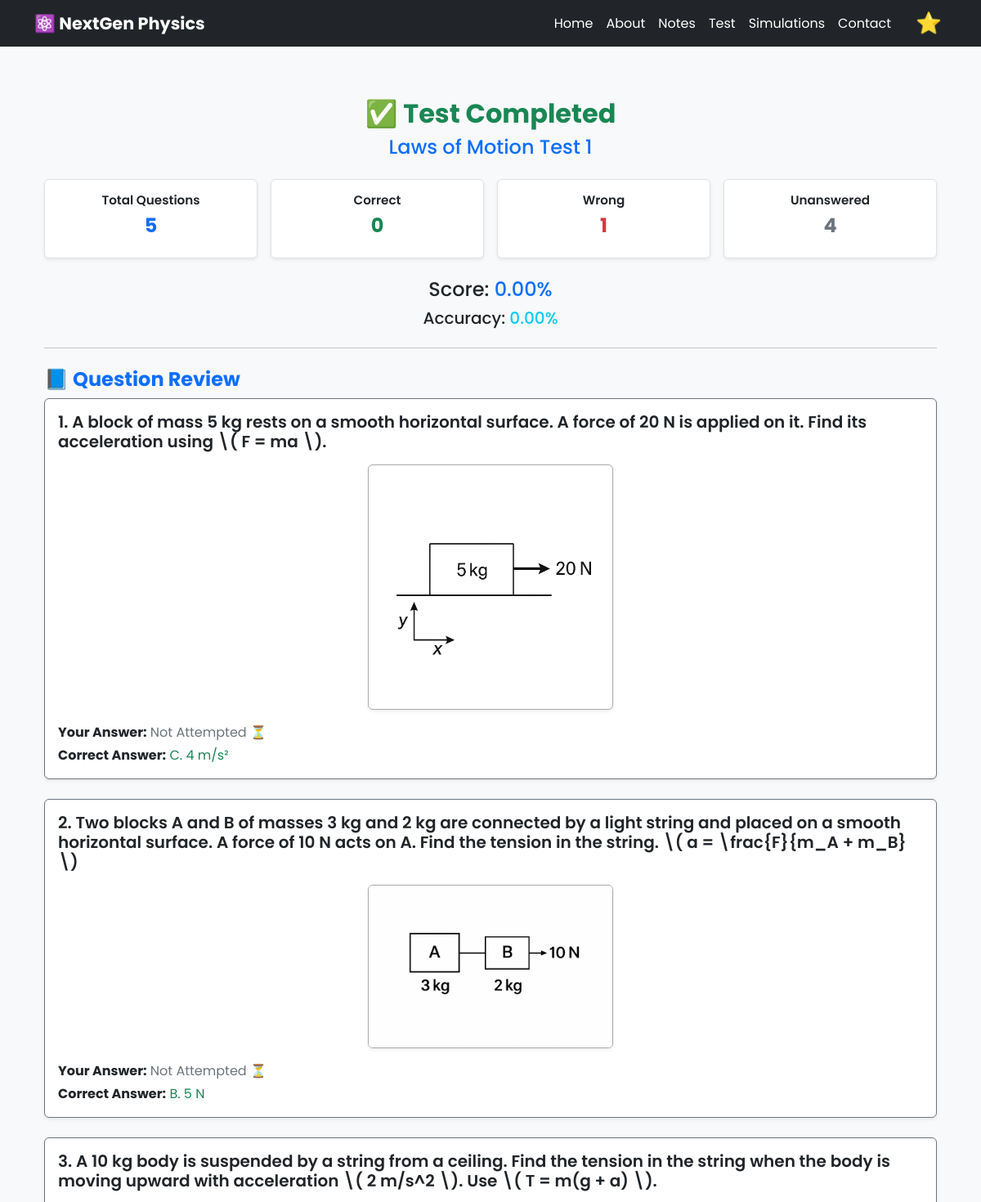
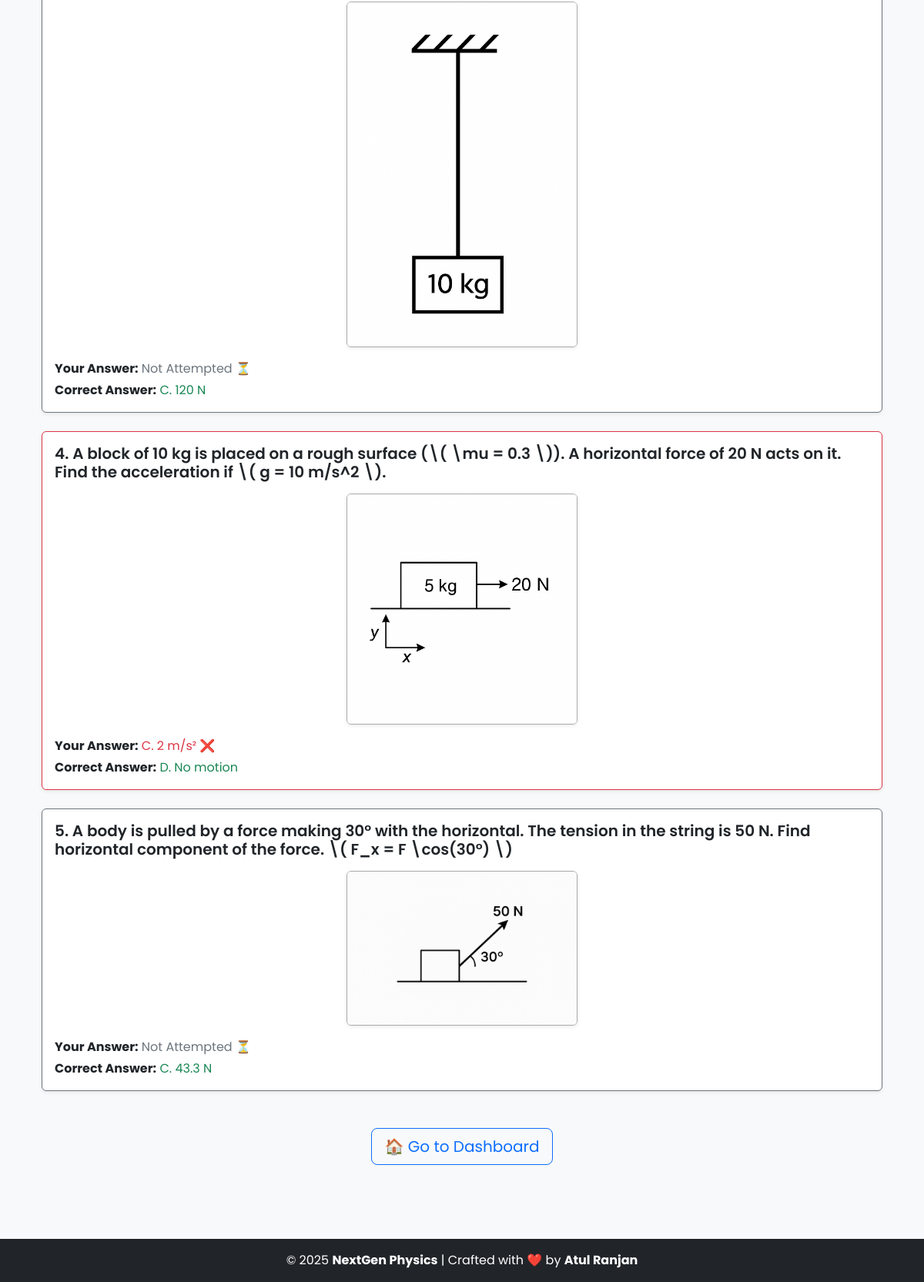
Page /result/44/ on the committed database (2 pictures, top to bottom).
### notes/models.py (models this page shows, shortened)
class PhysicsTest(models.Model):
    title = models.CharField(max_length=200)
    description = models.TextField(blank=True)
    date_created = models.DateTimeField(auto_now_add=True)

class TestResult(models.Model):
    session = models.OneToOneField(TestSession, on_delete=models.CASCADE)
    score = models.FloatField()
    accuracy = models.FloatField()
    details = models.JSONField()  # {q_id: {"selected": "B", "correct": "C", "time": 12}}

class Question(models.Model):
    test = models.ForeignKey(PhysicsTest, on_delete=models.CASCADE, related_name="questions")
    question_text = models.TextField()
    image = models.ImageField(upload_to='question_images/', blank=True, null=True)
    option_a = models.TextField()
    option_b = models.TextField()
    option_c = models.TextField()
    option_d = models.TextField()
    correct_option = models.CharField(max_length=1, choices=[
        ('A', 'A'),
        ('B', 'B'),
        ('C', 'C'),
        ('D', 'D'),
    ])

### notes/views.py (the view)
# urls.py: path('result/<int:session_id>/', views.view_result, name='view_result'),
def view_result(request, session_id):
    session = get_object_or_404(TestSession, id=session_id)
    result = get_object_or_404(TestResult, session=session)
    test = session.test
    reviewed_questions = []
    correct = wrong = unanswered = 0
    for q in test.questions.all():
        q_id = str(q.id)
        selected = result.details.get(q_id, {}).get("selected")
        correct_opt = result.details.get(q_id, {}).get("correct")
        options = {
            "A": q.option_a,
            "B": q.option_b,
            "C": q.option_c,
            "D": q.option_d,
        }
        selected_text = options.get(selected, None)
        correct_text = options.get(correct_opt, None)
        if selected is None:
            unanswered += 1
        elif selected == correct_opt:
            correct += 1
        else:
            wrong += 1
        reviewed_questions.append({
            "question": q,
            "selected": selected,
            "selected_text": selected_text,
            "correct": correct_opt,
            "correct_text": correct_text,
            "is_correct": selected == correct_opt if selected else False
        })
    context = {
        "session": session,
        "result": result,
        "test": test,
        "correct": correct,
        "wrong": wrong,
        "unanswered": unanswered,
        "total": test.questions.count(),
        "score": result.score,
        "accuracy": result.accuracy,
        "questions": reviewed_questions,
    }
    return render(request, "notes/result.html", context)

### notes/templates/notes/result.html (shortened to what this page needs)
{% extends "notes/base.html" %}
{% block content %}
<div class="container mt-4">
  <div class="text-center mb-4">
    <h2 class="text-success fw-bold">✅ Test Completed</h2>
    <h4 class="text-primary">{{ test.title }}</h4>
  </div>
  <div class="row mb-4 text-center g-3">
    <div class="col-md-3 col-6">
      <div class="p-3 result-card border rounded shadow-sm">
        <h6>Total Questions</h6>
        <h3 class="text-primary fw-bold">{{ total }}</h3>
      </div>
    </div>
    <div class="col-md-3 col-6">
      <div class="p-3 result-card border rounded shadow-sm">
        <h6>Correct</h6>
        <h3 class="text-success fw-bold">{{ correct }}</h3>
      </div>
    </div>
    <div class="col-md-3 col-6">
      <div class="p-3 result-card border rounded shadow-sm">
        <h6>Wrong</h6>
        <h3 class="text-danger fw-bold">{{ wrong }}</h3>
      </div>
    </div>
    <div class="col-md-3 col-6">
      <div class="p-3 result-card border rounded shadow-sm">
        <h6>Unanswered</h6>
        <h3 class="text-secondary fw-bold">{{ unanswered }}</h3>
      </div>
    </div>
  </div>
  <div class="text-center mb-4">
    <h4>Score: <span class="text-primary">{{ score|floatformat:2 }}%</span></h4>
    <h5>Accuracy: <span class="text-info">{{ accuracy|floatformat:2 }}%</span></h5>
  </div>
  <hr />
  <h4 class="mt-4 text-primary fw-bold">📘 Question Review</h4>
  {% for item in questions %}
  <div
    class="card mb-4 shadow-sm {% if item.is_correct %}border-success{% elif item.selected %}border-danger{% else %}border-secondary{% endif %}">
    <div class="card-body">
      <h5 class="fw-semibold">{{ forloop.counter }}. {{ item.question.question_text|safe }}</h5>
      {% if item.question.image %}
      <div class="text-center my-3">
        <img
          src="{{ item.question.image.url }}"
          alt="Question Image"
          class="result-image img-fluid rounded shadow-sm"
        />
      </div>
      {% endif %}
      <div class="mt-3">
        <p class="mb-1">
          <strong>Your Answer:</strong>
          {% if item.selected %}
            {% if item.is_correct %}
              <span class="text-success">
                {{ item.selected }}. {{ item.selected_text }} ✅
              </span>
            {% else %}
              <span class="text-danger">
                {{ item.selected }}. {{ item.selected_text }} ❌
              </span>
            {% endif %}
          {% else %}
            <span class="text-secondary">Not Attempted ⏳</span>
          {% endif %}
        </p>
        <p class="mb-0">
          <strong>Correct Answer:</strong>
          <span class="text-success">
            {{ item.correct }}. {{ item.correct_text }}
          </span>
        </p>
      </div>
    </div>
  </div>
  {% empty %}
  <p class="text-center text-muted mt-4">No questions found for this test.</p>
  {% endfor %}
<div class="text-center mt-5 mb-5">
  <a href="{% url 'dashboard' %}" class="btn btn-outline-primary btn-lg">
    🏠 Go to Dashboard
  </a>
</div>
{% endblock %}

### notes/templates/notes/base.html (style rules this page uses)
:root { --bg-color: #f8f9fa; --text-color: #212529; --card-bg: #ffffff; --nav-bg: #212529; --nav-text: #ffffff; }
body { font-family: "Poppins", sans-serif; background-color: var(--bg-color); color: var(--text-color); transition: background-color 0.4s ease, color 0.4s ease; animation: fadeIn 0.5s ease-in; }
.question-card, .result-card { background-color: var(--card-bg); color: var(--text-color); border-radius: 10px; transition: background-color 0.4s ease, color 0.4s ease; }
.question-card img, .result-image { display: block; margin: 15px auto; max-width: 420px; height: auto; border-radius: 8px; border: 1px solid #555; box-shadow: 0 0 8px rgba(0, 0, 0, 0.25); transition: transform 0.2s ease-in-out, filter 0.4s ease-in-out; }

### notes/templates/notes/result.html (style rules this page uses)
.result-card { background-color: var(--card-bg); color: var(--text-color); transition: background-color 0.4s ease, color 0.4s ease; }
.result-image { display: block; margin: 10px auto; width: auto !important; max-width: 300px !important; height: auto; border: 1px solid #aaa; border-radius: 8px; box-shadow: 0 0 10px rgba(168, 23, 23, 0.2); transition: transform 0.2s ease-in-out; }
.result-card h6 { font-weight: 600; font-size: 0.95rem; }
.result-card h3 { font-size: 1.5rem; }

### rows in the picture
PhysicsTest: title "Laws of Motion Test 1"
TestResult: score "0.00", accuracy "0.00"
Question: question.question_text "A block of mass 5 kg rests on a smooth horizontal surface. A force of 20 N is applied on it. Find its acceleration using \\( F = ma \\).", question.image (picture), shows "Not Attempted ⏳", correct "C", correct_text "4 m/s²"
Question: question.question_text "Two blocks A and B of masses 3 kg and 2 kg are connected by a light string and placed on a smooth horizontal surface. A force of 10 N acts on A. Find the tension in the string. \\( a = \\frac{F}{m_A + m_B} \\)", question.image (picture), shows "Not Attempted ⏳", correct "B", correct_text "5 N"
Question: question.question_text "A 10 kg body is suspended by a string from a ceiling. Find the tension in the string when the body is moving upward with acceleration \\( 2 m/s^2 \\). Use \\( T = m(g + a) \\).", question.image (picture), shows "Not Attempted ⏳", correct "C", correct_text "120 N"
Question: question.question_text "A block of 10 kg is placed on a rough surface (\\( \\mu = 0.3 \\)). A horizontal force of 20 N acts on it. Find the acceleration if \\( g = 10 m/s^2 \\).", question.image (picture), selected "C", selected_text "2 m/s²", correct "D", correct_text "No motion"
Question: question.question_text "A body is pulled by a force making 30° with the horizontal. The tension in the string is 50 N. Find horizontal component of the force. \\( F_x = F \\cos(30°) \\)", question.image (picture), shows "Not Attempted ⏳", correct "C", correct_text "43.3 N"

### other values in the picture
{{ total }} "5"
{{ correct }} "0"
{{ wrong }} "1"
{{ unanswered }} "4"
